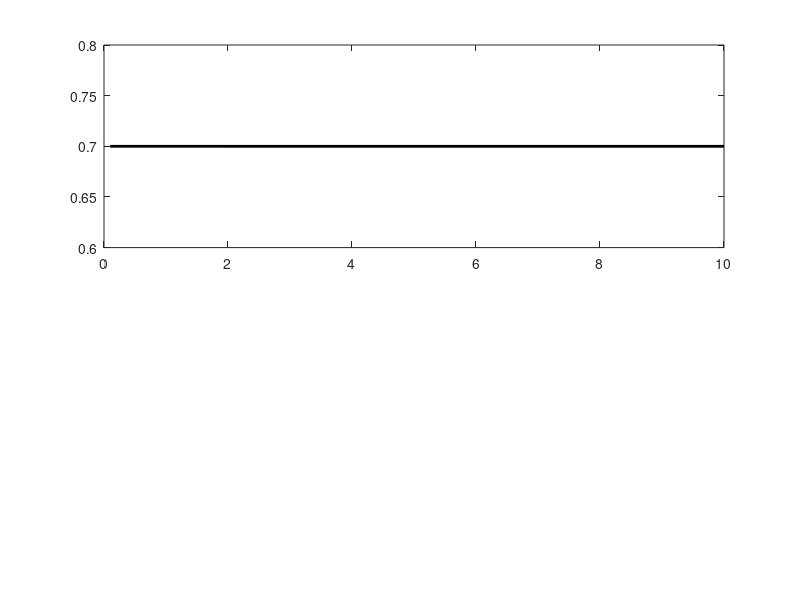

Source code (MATLAB): (Note: this script raises an error after producing the figure.)
%% Oslo Tangent Method
% Speed up tried: vectorisation (didn't improve speed much)

clf; hold on; 
clear;
%% Non-exceedance for quantile
Tau=[0.7]';
CrrLng=0.5; %correlation length (set to something big for convex)
Cnt=[-1 1]; %sensible centre point (not critical)

%% Set up interesting sample
n1=700*2;
n2=200*2;
n3=100*2;
n=n1+n2+n3;
Sigma1=2*[1 0.95;0.95 1];
X1=randn(n1,2)*sqrtm(Sigma1);
Sigma2=[0.5 0;0 2];
X2=randn(n2,2)*sqrtm(Sigma2);
Sigma3=0.5*[1 0;0 1];
X3=randn(n3,2)*sqrtm(Sigma3);
X=[X1+ones(n1,1)*[0 1];X2+ones(n2,1)*[-2 2];X3+ones(n3,1)*[-1 1]];

%% Parameters for fit

dBeta=0.1;
dTheta=0.1;
dR=0.1;
MxmR=10;%this needs to scale with the problem

%% Set up search to find local tangent
Beta=(0:dBeta:2*pi+dBeta)';nB=size(Beta,1);

nT=200;
Theta=linspace(-pi/4,pi/4,nT)';
R=(dR:dR:MxmR)';nR=size(R,1); 

%% Preallocate
nTau=size(Tau,1);
C=nan(nB,1); %contour length from Cnt

figure(1);
clf;
subplot(2,1,1)
plot([R(1),R(end)],Tau*[1,1],'k-','linewidth',2)
hold on
Col=hsv(nB);

tic
for iB=1:nB
    DmT=Beta(iB)-Theta;
    
    %% Turn data into polar coordinates
    T=shiftdim([Cnt(1)+bsxfun(@times,R,cos(Beta(iB))) Cnt(2)+bsxfun(@times,R,sin(Beta(iB)))],-1);
    [Ang,Dst]=cart2pol(bsxfun(@minus,X(:,1),T(:,:,1)),bsxfun(@minus,X(:,2),T(:,:,2)));
    
    %% weighted projection onto the normal to the tangent
    ThetmAng=bsxfun(@minus,shiftdim(DmT,-2),Ang);
    Prj=bsxfun(@times,Dst,cos(ThetmAng)); 
    Wgh=normpdf(bsxfun(@times,Dst,sin(ThetmAng)),0,CrrLng); %weighted projection onto the tangent
    
    %% weighted probability "weighted quantile"
    Prb=sum(bsxfun(@times,Wgh,Prj<=0))./sum(Wgh); %sum over data; 
    [OptPrb,I]=max(Prb,[],3); %location of min over theta
    
    
    if 0
    clf
    imagesc(DmT*180/pi,R,squeeze(Prb))
    axis xy;
    ylabel('Radius')
    xlabel('Angle')
%     clf;
    subplot(2,1,1)
    plot(R,OptPrb,'-','color',Col(iB,:));
    hold on
    subplot(2,1,2)
    plot(R,OptTheta,'-','color',Col(iB,:));
    end
            
    t=abs(OptPrb-Tau); %find closest match to desired Tau
        
    [~,J]=min(t);          
    C(iB)=R(J);               
end;
toc       

figure(2);
clf; hold on;
plot(X(:,1),X(:,2),'k.');
CX=Cnt(1)+C.*cos(Beta);
CY=Cnt(2)+C.*sin(Beta);
CI=convhull(CX,CY);
plot(CX,CY,'r-','linewidth',2);
plot(CX(CI),CY(CI),'b--','linewidth',1);
%pAxsLmt; pDfl; pDatStm;
%pGI('LocalTangentContour',2);